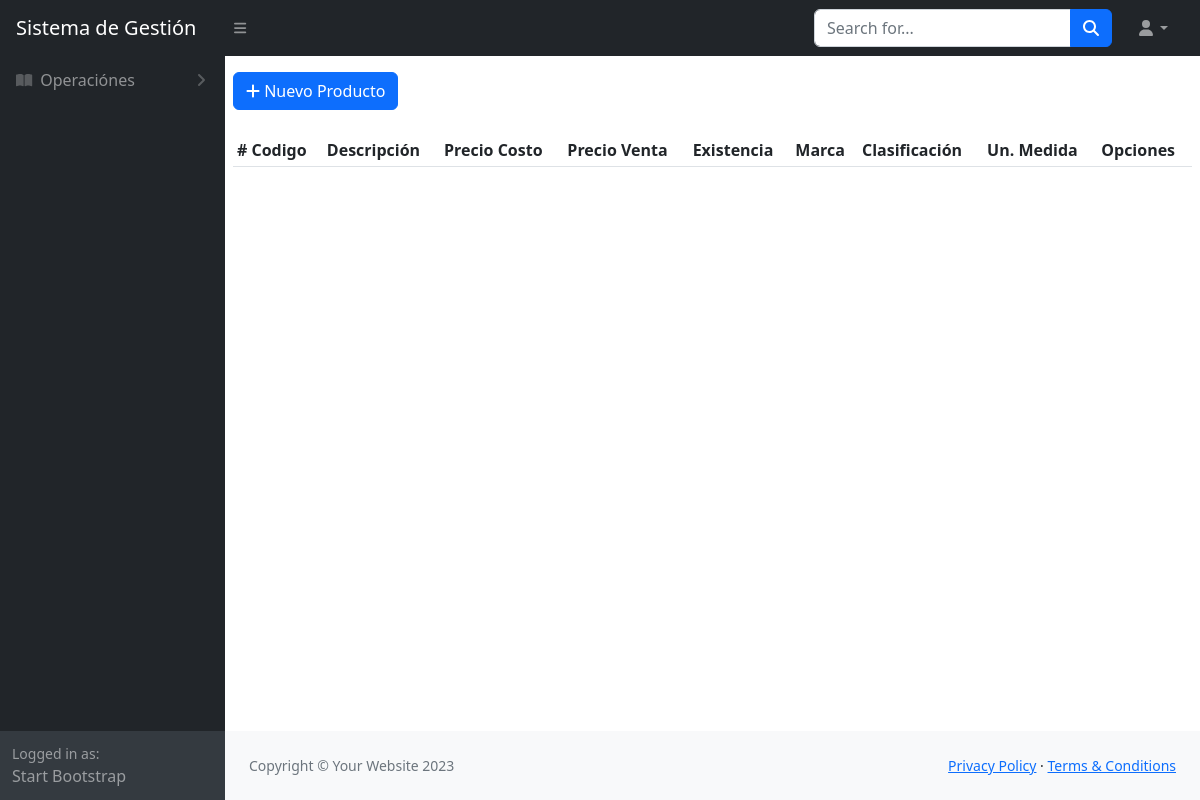
Before: /productos/ with the older database file.
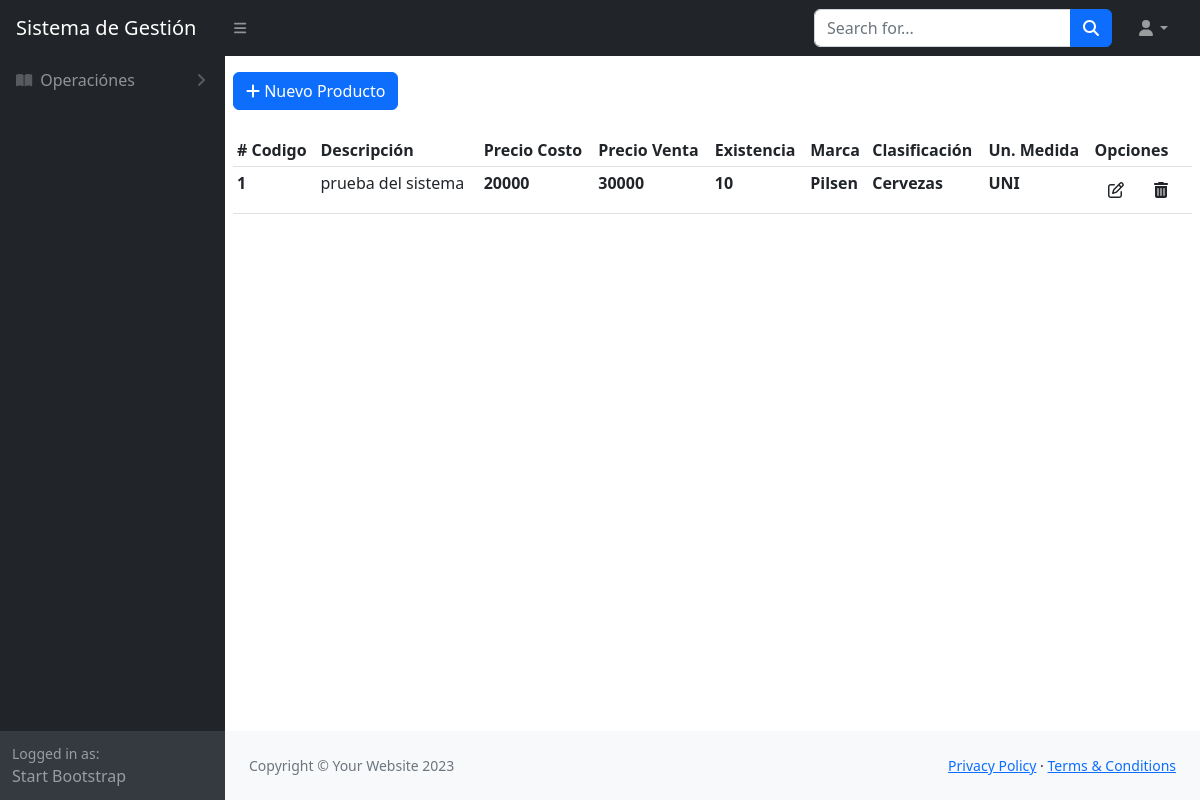
After: the same page with the newer database file.
### productos/models.py (models this page shows, shortened)
class Productos(models.Model):
    descripcion = models.CharField(max_length=250)
    codigo_barra = models.CharField(max_length=250,null=True, blank=True, unique=True )
    codigo_producto = models.CharField(max_length=250, null=True, blank=True, unique=True)
    lote = models.CharField(max_length=250, null=True, blank=True)
    precio_costo = models.FloatField()
    precio_venta = models.FloatField()
    precio_mayorista = models.FloatField()
    existencia = models.FloatField(null=True, blank=True)
    fecha_hora_registro = models.DateTimeField(auto_now=True, null=True, blank=True)
    vencimiento = models.DateTimeField(null=True, blank=True)
    estado = models.BooleanField(default=True, blank=True, null=True)
    marca = models.ForeignKey(Marca, on_delete=models.PROTECT)
    clasificacion = models.ForeignKey(Clasificacion, on_delete=models.PROTECT)
    impuesto = models.ForeignKey(Impuestos, on_delete=models.PROTECT)
    unidad_medida = models.ForeignKey(UnidadMedida, on_delete=models.PROTECT)

class Marca(models.Model):
    descripcion = models.CharField(max_length=240)
    estado = models.BooleanField(default=True, blank=True, null=True)

class Clasificacion(models.Model):
    descripcion = models.CharField(max_length=240)
    estado = models.BooleanField(default=True, blank=True, null=True)

### unidad_medida/models.py (models this page shows)
class UnidadMedida(models.Model):
    descripcion = models.CharField(max_length=250)
    resumido = models.CharField(max_length=10)
    estado = models.BooleanField(default=True, blank=True, null=True)

### productos/views.py (the view)
# urls.py: path("", lista_productos, name="lista_productos"),
def lista_productos(request):
    if request.method == "GET":
        productos = Productos.objects.all()
        template_ = "productos.html"
        context = {"titulo": "Lista de Productos", "productos": productos}
    return render(request, template_name=template_, context=context)

### productos/templates/productos.html (shortened to what this page needs)
{% extends 'index.html' %}
{% load static %}
{% block content %}
<div class="my-2 p-2 ">
    <a href="nuevo_producto" class="btn btn-primary "><i class="fa-solid fa-plus"></i> Nuevo Producto</a>
</div>
<div class="p-2 ">
    <table class="table table-sm table-responsive" id="datatablesSimple">
        <thead>
            <tr>
                <th># Codigo</th>
                <th>Descripci&oacute;n</th>
                <th>Precio Costo </th>
                <th>Precio Venta </th>
                <th>Existencia </th>
                <th>Marca </th>
                <th>Clasificaci&oacute;n</th>
                <th>Un. Medida </th>
                <th>Opciones</th>
            </tr>
        </thead>
        <tbody>
            {% for prod in productos %}
            <tr>
                <th> {{prod.id}} </th>
                <td> {{prod.descripcion}}</td>
                <th>{{ prod.precio_costo|floatformat:0}}</th>
                <th>{{ prod.precio_venta|floatformat:0}}</th>
                <th> {{prod.existencia|floatformat:0}} </th>
                <th> {{prod.marca.descripcion}} </th>
                <th> {{prod.clasificacion.descripcion}} </th>
                <th> {{prod.unidad_medida.resumido}} </th>
                <td> <a href="{% url 'modificar_producto' prod.id %}" class="btn btn-ligth"> <i
                            class="fa-regular fa-pen-to-square"></i> </a>
                    <a href="#" class="btn btn-ligth" onclick="confirmarEliminacion('{{ prod.id }}')"><i
                            class="fa-solid fa-trash-can"></i></a>
                </td>
            </tr>
            {% endfor %}
        </tbody>
    </table>
</div>
{% endblock %}

Changed rows visible on the page:
added Productos: id "1", descripcion "prueba del sistema", precio_costo "20000", precio_venta "30000", existencia "10", marca.descripcion "Pilsen", clasificacion.descripcion "Cervezas", unidad_medida.resumido "UNI"
